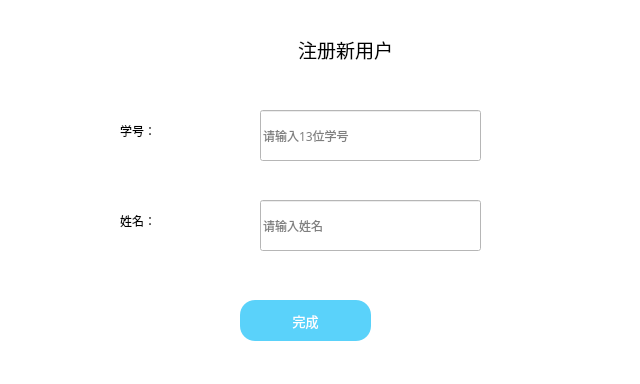
<?xml version="1.0" encoding="UTF-8"?>
<ui version="4.0">
 <class>userInfoDialog</class>
 <widget class="QDialog" name="userInfoDialog">
  <property name="geometry">
   <rect>
    <x>0</x>
    <y>0</y>
    <width>640</width>
    <height>384</height>
   </rect>
  </property>
  <property name="windowTitle">
   <string>注册新用户</string>
  </property>
  <property name="styleSheet">
   <string notr="true">background-color: rgb(255, 255, 255);</string>
  </property>
  <widget class="QLineEdit" name="cnNameLineEdit">
   <property name="geometry">
    <rect>
     <x>260</x>
     <y>200</y>
     <width>221</width>
     <height>51</height>
    </rect>
   </property>
   <property name="font">
    <font>
     <family>Microsoft YaHei</family>
    </font>
   </property>
   <property name="toolTip">
    <string/>
   </property>
   <property name="styleSheet">
    <string notr="true"/>
   </property>
   <property name="alignment">
    <set>Qt::AlignLeading|Qt::AlignLeft|Qt::AlignVCenter</set>
   </property>
   <property name="placeholderText">
    <string>请输入姓名</string>
   </property>
   <property name="clearButtonEnabled">
    <bool>true</bool>
   </property>
  </widget>
  <widget class="QLabel" name="stuIDLabel">
   <property name="geometry">
    <rect>
     <x>120</x>
     <y>110</y>
     <width>101</width>
     <height>41</height>
    </rect>
   </property>
   <property name="font">
    <font>
     <family>Microsoft YaHei</family>
     <weight>50</weight>
     <italic>false</italic>
     <bold>false</bold>
    </font>
   </property>
   <property name="styleSheet">
    <string notr="true">font: &quot;Microsoft YaHei UI&quot;;</string>
   </property>
   <property name="text">
    <string>学号：</string>
   </property>
  </widget>
  <widget class="QLabel" name="cnNameLabel">
   <property name="geometry">
    <rect>
     <x>120</x>
     <y>200</y>
     <width>101</width>
     <height>41</height>
    </rect>
   </property>
   <property name="font">
    <font>
     <family>Microsoft YaHei</family>
     <weight>50</weight>
     <italic>false</italic>
     <bold>false</bold>
    </font>
   </property>
   <property name="styleSheet">
    <string notr="true">font: &quot;Microsoft YaHei UI&quot;;</string>
   </property>
   <property name="text">
    <string>姓名：</string>
   </property>
  </widget>
  <widget class="QPushButton" name="okButton">
   <property name="geometry">
    <rect>
     <x>240</x>
     <y>300</y>
     <width>131</width>
     <height>41</height>
    </rect>
   </property>
   <property name="font">
    <font>
     <family>Microsoft YaHei</family>
     <pointsize>10</pointsize>
     <weight>50</weight>
     <italic>false</italic>
     <bold>false</bold>
    </font>
   </property>
   <property name="styleSheet">
    <string notr="true">font: &quot;Microsoft YaHei UI&quot;;border-radius: 15px;
background-color: rgb(90, 210, 250);
color: #fefefe;


</string>
   </property>
   <property name="text">
    <string>完成</string>
   </property>
  </widget>
  <widget class="QLabel" name="tipLabel">
   <property name="geometry">
    <rect>
     <x>100</x>
     <y>24</y>
     <width>491</width>
     <height>51</height>
    </rect>
   </property>
   <property name="font">
    <font>
     <family>Microsoft YaHei</family>
     <pointsize>14</pointsize>
     <weight>50</weight>
     <italic>false</italic>
     <bold>false</bold>
    </font>
   </property>
   <property name="styleSheet">
    <string notr="true">font: &quot;Microsoft YaHei UI&quot;</string>
   </property>
   <property name="text">
    <string>注册新用户</string>
   </property>
   <property name="alignment">
    <set>Qt::AlignCenter</set>
   </property>
  </widget>
  <widget class="QLineEdit" name="stuIDLineEdit">
   <property name="geometry">
    <rect>
     <x>260</x>
     <y>110</y>
     <width>221</width>
     <height>51</height>
    </rect>
   </property>
   <property name="font">
    <font>
     <family>Microsoft YaHei</family>
    </font>
   </property>
   <property name="toolTip">
    <string/>
   </property>
   <property name="styleSheet">
    <string notr="true"/>
   </property>
   <property name="placeholderText">
    <string>请输入13位学号</string>
   </property>
   <property name="clearButtonEnabled">
    <bool>true</bool>
   </property>
  </widget>
 </widget>
 <resources/>
 <connections/>
</ui>
